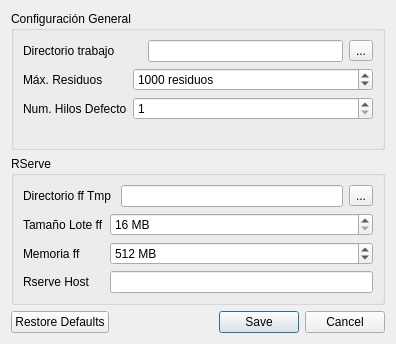
<?xml version="1.0" encoding="UTF-8"?>
<ui version="4.0">
 <class>DialogFormConfig</class>
 <widget class="QDialog" name="DialogFormConfig">
  <property name="geometry">
   <rect>
    <x>0</x>
    <y>0</y>
    <width>396</width>
    <height>344</height>
   </rect>
  </property>
  <property name="maximumSize">
   <size>
    <width>512</width>
    <height>420</height>
   </size>
  </property>
  <property name="windowTitle">
   <string>Dialog</string>
  </property>
  <layout class="QVBoxLayout" name="verticalLayout">
   <item>
    <widget class="QGroupBox" name="qgrb_generalConf">
     <property name="title">
      <string>Configuración General</string>
     </property>
     <layout class="QVBoxLayout" name="verticalLayout_4">
      <item>
       <layout class="QVBoxLayout" name="vrtl_configGeneral">
        <item>
         <layout class="QGridLayout" name="grdl_configTmp">
          <item row="0" column="3">
           <widget class="QToolButton" name="tbtn_dirTmp">
            <property name="text">
             <string>...</string>
            </property>
           </widget>
          </item>
          <item row="0" column="2">
           <widget class="QLineEdit" name="ledt_dirTmp">
            <property name="minimumSize">
             <size>
              <width>150</width>
              <height>0</height>
             </size>
            </property>
            <property name="text">
             <string/>
            </property>
           </widget>
          </item>
          <item row="0" column="1">
           <widget class="QLabel" name="qlbl_dirTmp">
            <property name="minimumSize">
             <size>
              <width>119</width>
              <height>0</height>
             </size>
            </property>
            <property name="text">
             <string>Directorio trabajo</string>
            </property>
           </widget>
          </item>
         </layout>
        </item>
        <item>
         <layout class="QFormLayout" name="frml_general">
          <property name="fieldGrowthPolicy">
           <enum>QFormLayout::AllNonFixedFieldsGrow</enum>
          </property>
          <item row="0" column="0">
           <widget class="QLabel" name="qlbl_maxResiduosMem">
            <property name="text">
             <string>Máx. Residuos</string>
            </property>
           </widget>
          </item>
          <item row="0" column="1">
           <widget class="QSpinBox" name="qsbx_maxrResiduosMem">
            <property name="suffix">
             <string> residuos</string>
            </property>
            <property name="prefix">
             <string/>
            </property>
            <property name="minimum">
             <number>500</number>
            </property>
            <property name="maximum">
             <number>5000</number>
            </property>
            <property name="value">
             <number>1000</number>
            </property>
           </widget>
          </item>
          <item row="1" column="0">
           <widget class="QLabel" name="qlbl_numHilos">
            <property name="text">
             <string>Num. Hilos Defecto</string>
            </property>
           </widget>
          </item>
          <item row="1" column="1">
           <widget class="QSpinBox" name="qsbx_numHilos">
            <property name="minimum">
             <number>1</number>
            </property>
            <property name="maximum">
             <number>100</number>
            </property>
            <property name="value">
             <number>1</number>
            </property>
           </widget>
          </item>
         </layout>
        </item>
       </layout>
      </item>
     </layout>
    </widget>
   </item>
   <item>
    <widget class="QGroupBox" name="qgrb_reserveConf">
     <property name="title">
      <string>RServe</string>
     </property>
     <layout class="QVBoxLayout" name="verticalLayout_5">
      <item>
       <layout class="QVBoxLayout" name="vrtl_configRserve">
        <item>
         <layout class="QGridLayout" name="grdl_configFFtmp">
          <item row="0" column="0">
           <widget class="QLabel" name="qlbl_dirFFtmp">
            <property name="text">
             <string>Directorio ff Tmp </string>
            </property>
           </widget>
          </item>
          <item row="0" column="1">
           <widget class="QLineEdit" name="ledt_dirFFtmp">
            <property name="minimumSize">
             <size>
              <width>200</width>
              <height>0</height>
             </size>
            </property>
           </widget>
          </item>
          <item row="0" column="2">
           <widget class="QToolButton" name="tbtn_dirFFtmp">
            <property name="text">
             <string>...</string>
            </property>
           </widget>
          </item>
         </layout>
        </item>
        <item>
         <layout class="QGridLayout" name="grdl_ffConfig">
          <item row="0" column="0">
           <widget class="QLabel" name="qlbl_tamLote">
            <property name="text">
             <string>Tamaño Lote ff</string>
            </property>
           </widget>
          </item>
          <item row="0" column="1">
           <widget class="QSpinBox" name="qsbx_tamLote">
            <property name="suffix">
             <string comment="Megabytes" extracomment="Megabytes"> MB</string>
            </property>
            <property name="minimum">
             <number>16</number>
            </property>
            <property name="maximum">
             <number>999999999</number>
            </property>
           </widget>
          </item>
          <item row="1" column="0">
           <widget class="QLabel" name="qlbl_maxMemoriaFF">
            <property name="text">
             <string>Memoria ff</string>
            </property>
           </widget>
          </item>
          <item row="1" column="1">
           <widget class="QSpinBox" name="qsbx_maxMemoriaFF">
            <property name="suffix">
             <string comment="Megabytes" extracomment="Megabytes"> MB</string>
            </property>
            <property name="minimum">
             <number>64</number>
            </property>
            <property name="maximum">
             <number>999999999</number>
            </property>
            <property name="value">
             <number>512</number>
            </property>
           </widget>
          </item>
          <item row="2" column="0">
           <widget class="QLabel" name="qlbl_rserveHost">
            <property name="text">
             <string>Rserve Host</string>
            </property>
           </widget>
          </item>
          <item row="2" column="1">
           <widget class="QLineEdit" name="ledt_rserveHost"/>
          </item>
         </layout>
        </item>
       </layout>
      </item>
     </layout>
    </widget>
   </item>
   <item>
    <widget class="QDialogButtonBox" name="qdbb_almacenar">
     <property name="locale">
      <locale language="Spanish" country="Colombia"/>
     </property>
     <property name="orientation">
      <enum>Qt::Horizontal</enum>
     </property>
     <property name="standardButtons">
      <set>QDialogButtonBox::Cancel|QDialogButtonBox::RestoreDefaults|QDialogButtonBox::Save</set>
     </property>
    </widget>
   </item>
  </layout>
 </widget>
 <resources/>
 <connections>
  <connection>
   <sender>qdbb_almacenar</sender>
   <signal>accepted()</signal>
   <receiver>DialogFormConfig</receiver>
   <slot>accept()</slot>
   <hints>
    <hint type="sourcelabel">
     <x>248</x>
     <y>254</y>
    </hint>
    <hint type="destinationlabel">
     <x>157</x>
     <y>274</y>
    </hint>
   </hints>
  </connection>
  <connection>
   <sender>qdbb_almacenar</sender>
   <signal>rejected()</signal>
   <receiver>DialogFormConfig</receiver>
   <slot>reject()</slot>
   <hints>
    <hint type="sourcelabel">
     <x>316</x>
     <y>260</y>
    </hint>
    <hint type="destinationlabel">
     <x>286</x>
     <y>274</y>
    </hint>
   </hints>
  </connection>
 </connections>
</ui>
